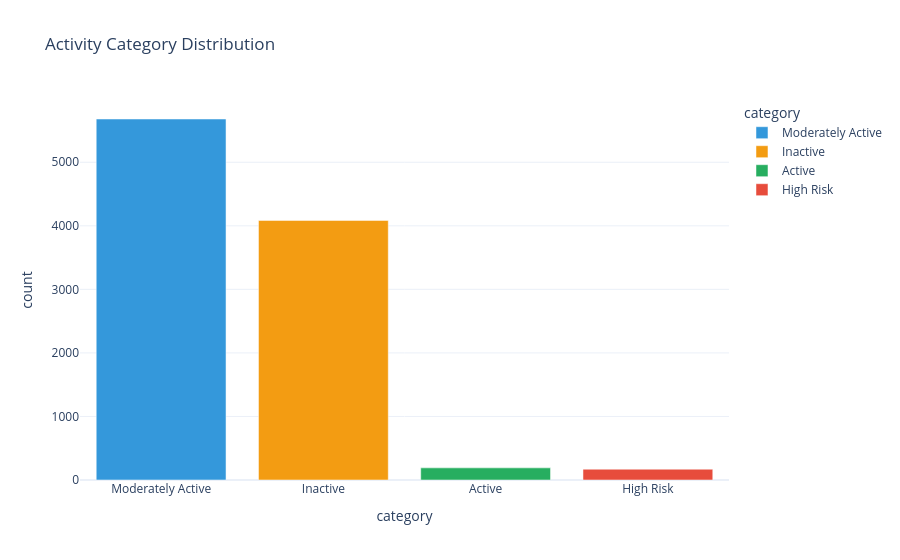

Notebook code for this chart:
### Code cell
ac = profile['activity_category'].value_counts().reset_index(); ac.columns=['category','count']
fig = px.bar(ac, x='category', y='count', color='category',
             color_discrete_map={'Active':SAFE,'Moderately Active':NEUTRAL,'Inactive':WARNING,'High Risk':RISK},
             template=TEMPLATE, title='Activity Category Distribution')
fig.show()

### Figure 1 — Plotly figure (JSON) as saved in the notebook; plotly's stock layout.template omitted (floating-point values rounded to 4 significant figures)
{"data": [{"hovertemplate": "category=%{x}<br>count=%{y}<extra></extra>", "legendgroup": "Moderately Active", "marker": {"color": "#3498DB", "pattern": {"shape": ""}}, "name": "Moderately Active", "orientation": "v", "showlegend": true, "textposition": "auto", "type": "bar", "x": ["Moderately Active"], "xaxis": "x", "y": [5681], "yaxis": "y"}, {"hovertemplate": "category=%{x}<br>count=%{y}<extra></extra>", "legendgroup": "Inactive", "marker": {"color": "#F39C12", "pattern": {"shape": ""}}, "name": "Inactive", "orientation": "v", "showlegend": true, "textposition": "auto", "type": "bar", "x": ["Inactive"], "xaxis": "x", "y": [4085], "yaxis": "y"}, {"hovertemplate": "category=%{x}<br>count=%{y}<extra></extra>", "legendgroup": "Active", "marker": {"color": "#27AE60", "pattern": {"shape": ""}}, "name": "Active", "orientation": "v", "showlegend": true, "textposition": "auto", "type": "bar", "x": ["Active"], "xaxis": "x", "y": [191], "yaxis": "y"}, {"hovertemplate": "category=%{x}<br>count=%{y}<extra></extra>", "legendgroup": "High Risk", "marker": {"color": "#E74C3C", "pattern": {"shape": ""}}, "name": "High Risk", "orientation": "v", "showlegend": true, "textposition": "auto", "type": "bar", "x": ["High Risk"], "xaxis": "x", "y": [170], "yaxis": "y"}], "layout": {"barmode": "relative", "legend": {"title": {"text": "category"}, "tracegroupgap": 0}, "title": {"text": "Activity Category Distribution"}, "xaxis": {"anchor": "y", "categoryarray": ["Moderately Active", "Inactive", "Active", "High Risk"], "categoryorder": "array", "domain": [0.0, 1.0], "title": {"text": "category"}}, "yaxis": {"anchor": "x", "domain": [0.0, 1.0], "title": {"text": "count"}}}}
